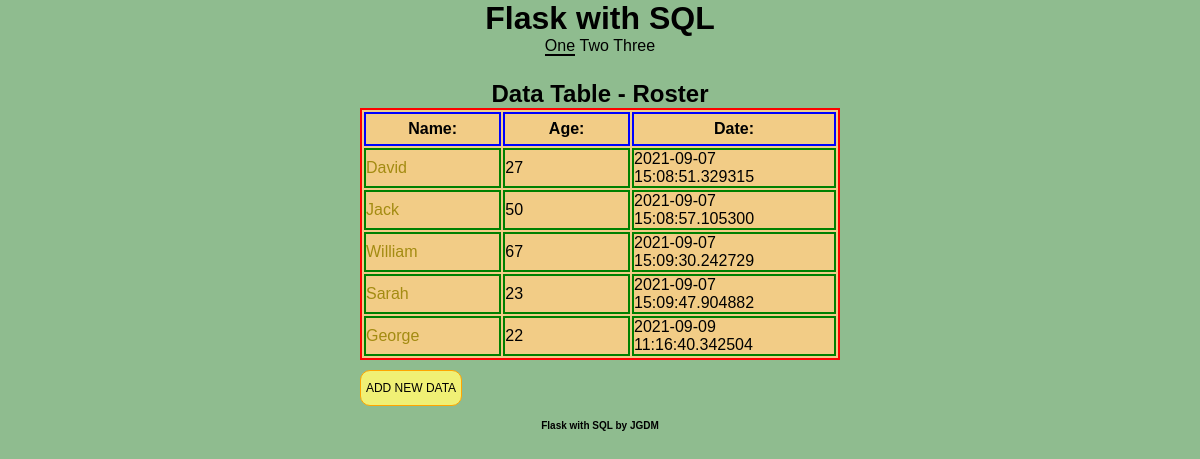
Before: / with the older database file.
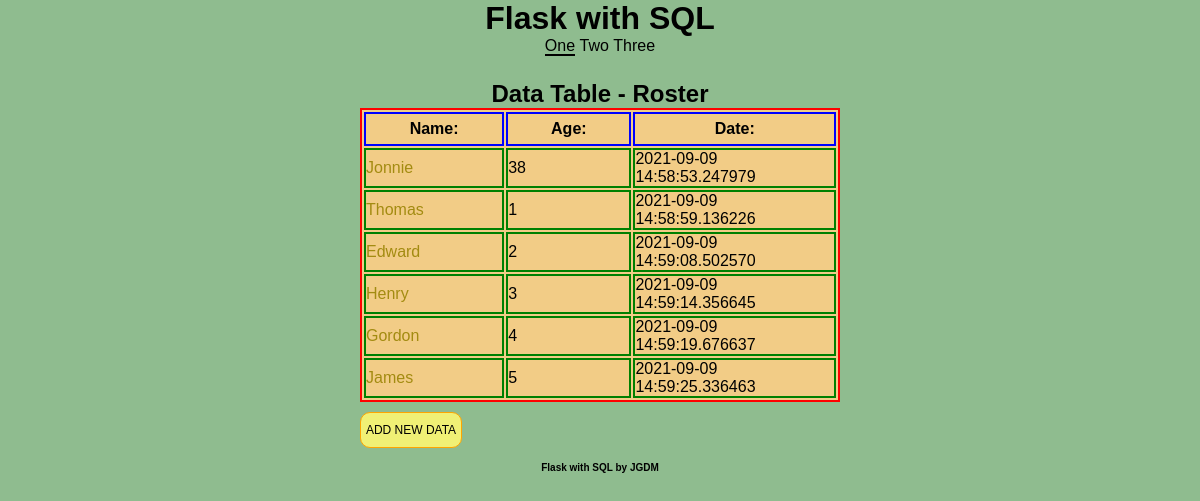
After: the same page with the newer database file.
### models.py (models this page shows, shortened)
class Roster(db.Model):
    id = db.Column(db.Integer(), primary_key=True)
    name = db.Column("Name", db.String(80), unique=True, nullable=False)
    age = db.Column("Age", db.Integer, unique=True, nullable=False)
    joined = db.Column('Joined', db.DateTime, default=datetime.datetime.now)

### app.py (the view)
@app.route('/')
def index():
    roster = Roster.query.all()
    return render_template("index.html", roster=roster)

### templates/index.html (shortened to what this page needs)
{% extends "main.html" %}
    {% block nav_block %}
        <nav>
            <ul>
                <li><a href="/" class="selected" >One</a></li>
                <li><a href="/two">Two</a></li>
                <li><a href="/three">Three</a></li>
            </ul>
        </nav>
    {% endblock %}
    {% block main_block %}
        <h2>Data Table - Roster</h2>
        <table>
            <tr>
                <th>Name:</th>
                <th>Age:</th>
                <th>Date:</th>
            </tr>
            {% for people in roster %}
                <tr>
                    <td> <a href="{{ url_for('single', id=people.id )}}">{{ people.name }} </a> </td>
                    <td>{{ people.age }}</td>
                    <td>{{ people.joined }}</td>
                </tr>
            {% endfor %}
        </table>
        {% endblock %}
        {% block btn_block %}
            <a class="goToForm" href="{{ url_for('main_form') }}" title="Add a new entry" aria-label="Add a new entry">Add New Data</a>
        {% endblock %}

### templates/main.html (shortened to what this page needs)
<!DOCTYPE html>
<html lang="en">
<head>
    <link rel="stylesheet" type="text/css" href="{{url_for('static', filename='style.css')}}">
</head>
<body>
    <header>
        <h1>Flask with SQL</h1>
        {% block nav_block %}  {% endblock %}
    </header>
    <main>
    {% block main_block %}
    {% endblock %}
    {% block btn_block %}  {% endblock %}
</main>
    <footer>
        <p>Flask with SQL by JGDM</p>
    </footer>
</body>
</html>

### static/style.css (style rules this page uses)
main button, main a.goToForm, main .edit-delete-block a.btn_edit, main .edit-delete-block a.btn_delete { width: 100px; display: inline-block; color: #000000; font-size: 12px; text-decoration: none; margin: 0 auto; padding: 10px 0px; background: #f0f075; border: solid orange 1px; border-radius: 10px; margin-top: 10px; cursor: pointer; text-align: center; text-transform: uppercase; }
* { padding: 0; margin: 0; }
body { background: darkseagreen; font-family: arial; }
header { width: 100%; height: auto; height: 80px; color: white; color: #000000; }
header h1 { text-align: center; }
header nav { text-align: center; }
header nav ul { list-style: none; }
header nav ul li { display: inline-block; }
header nav ul a { color: #000000; text-decoration: none; }
header nav ul .selected { border-bottom: solid 2px black; }
main { display: block; margin: 0 auto; width: 480px; }
main h1, main h2 { color: #000000; text-align: center; }
main table { display: block; margin: 0 auto; border: solid red 2px; background: #f2cc86; color: #000000; }
main table tbody td { width: 10%; border: green 2px solid; }
main table tbody td a { color: #a38b11; text-decoration: none; }
main table tbody th { width: 10%; border: blue 2px solid; height: 30px; }
footer { width: 100%; margin-top: 14px; color: #000000; }
footer p { font-size: 10px; font-weight: bold; text-align: center; }

Changed rows visible on the page:
removed Roster: name "David", age "27", joined "2021-09-07 15:08:51.329315"
removed Roster: name "Jack", age "50", joined "2021-09-07 15:08:57.105300"
removed Roster: name "William", age "67", joined "2021-09-07 15:09:30.242729"
removed Roster: name "Sarah", age "23", joined "2021-09-07 15:09:47.904882"
removed Roster: name "George", age "22", joined "2021-09-09 11:16:40.342504"
added Roster: name "Jonnie", age "38", joined "2021-09-09 14:58:53.247979"
added Roster: name "Thomas", age "1", joined "2021-09-09 14:58:59.136226"
added Roster: name "Edward", age "2", joined "2021-09-09 14:59:08.502570"
added Roster: name "Henry", age "3", joined "2021-09-09 14:59:14.356645"
added Roster: name "Gordon", age "4", joined "2021-09-09 14:59:19.676637"
added Roster: name "James", age "5", joined "2021-09-09 14:59:25.336463"
